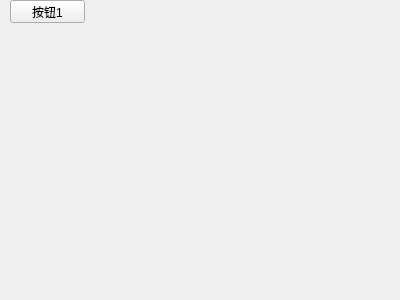
<?xml version="1.0" encoding="UTF-8"?>
<ui version="4.0">
 <class>Widget</class>
 <widget class="QWidget" name="Widget">
  <property name="geometry">
   <rect>
    <x>0</x>
    <y>0</y>
    <width>400</width>
    <height>300</height>
   </rect>
  </property>
  <property name="windowTitle">
   <string>Widget</string>
  </property>
  <widget class="QPushButton" name="pushButton">
   <property name="geometry">
    <rect>
     <x>10</x>
     <y>0</y>
     <width>75</width>
     <height>23</height>
    </rect>
   </property>
   <property name="text">
    <string>按钮1</string>
   </property>
  </widget>
 </widget>
 <layoutdefault spacing="6" margin="11"/>
 <resources/>
 <connections/>
</ui>
